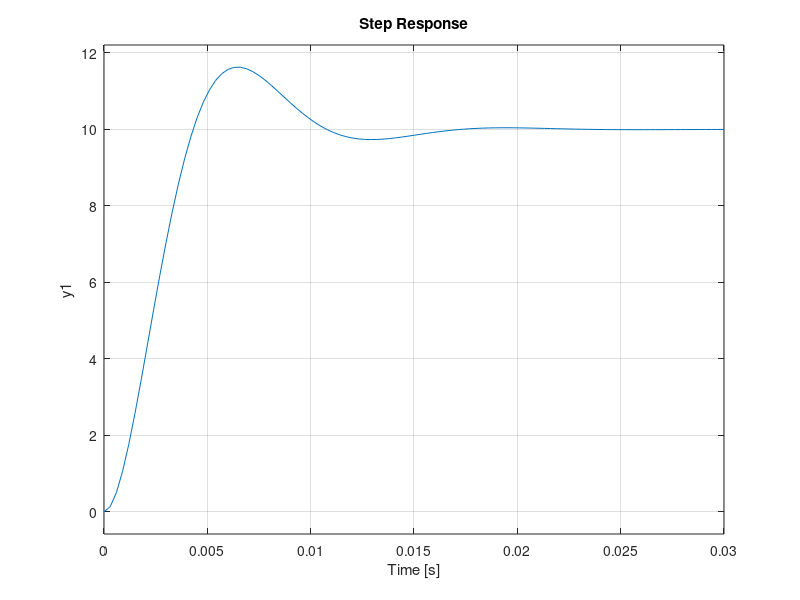

Here is the MATLAB script that generated this plot:
clc; clear all; close all

%%%%% PARA TP 2

%USANDO LOS DATOS DE LA GRAFICA DADA

K=0.1;
wn=561;
zi=0.5;

s=tf('s');


%Comparacion de la respuesta al escalon y la delta para un mismo sistema
%con zita=0.4

g=K*wn^2/(s^2+2*zi*wn*s+wn^2);


%polos=pole(g)

step(100*g)

%%
clc; clear all; close all;

%%%%% PARA TP 2

%USANDO LOS DATOS DEL PROBLEMA 

k = 10;
m = 31.8 * 10^(-6); % Calculada desde Wn y k
B = 0.01783; % el del problema seria 0.47

s=tf('s');

a = m;
b = B;
c = k;
K = 1;

g= K/(a*s^2+b*s+c);
polos=pole(g)

M = 100; %Escalon de Area 100
step(M*g)